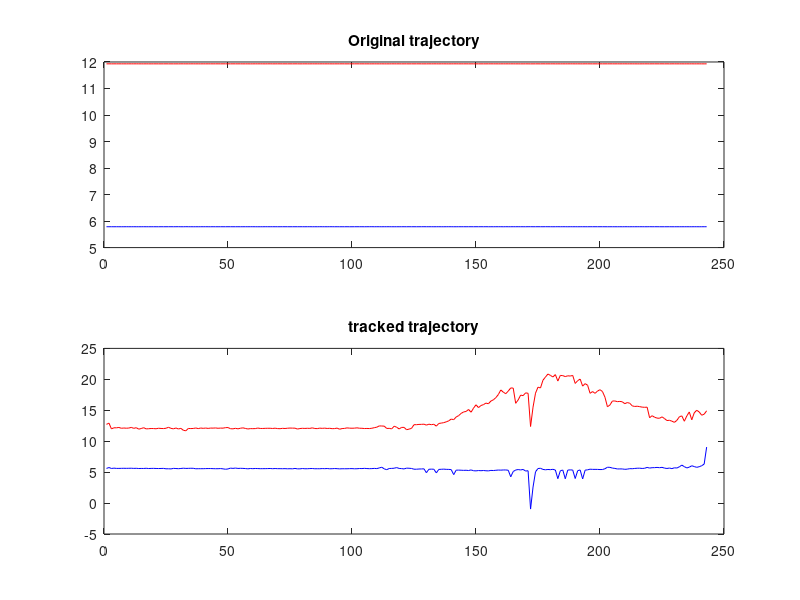
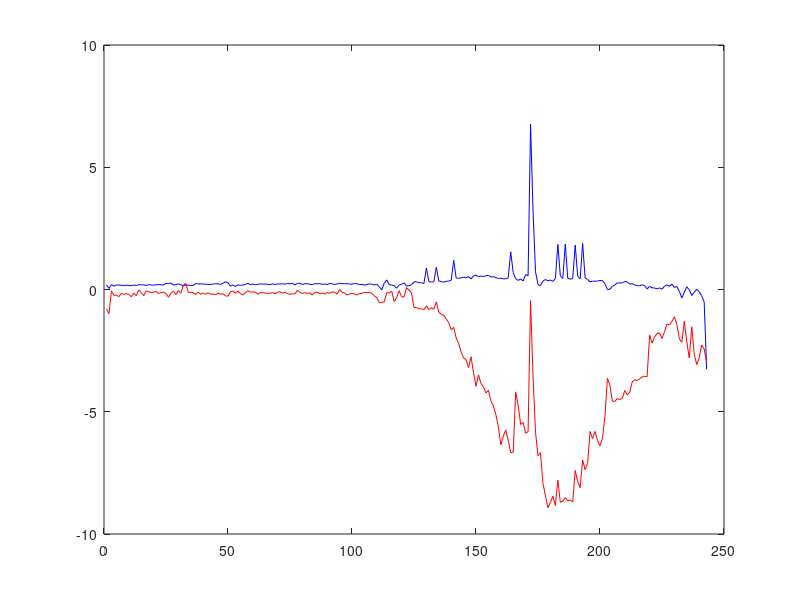
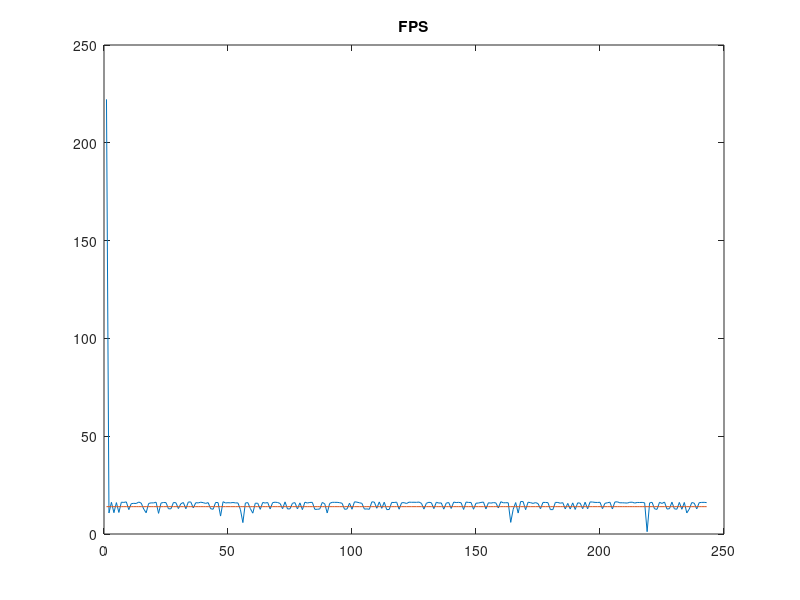
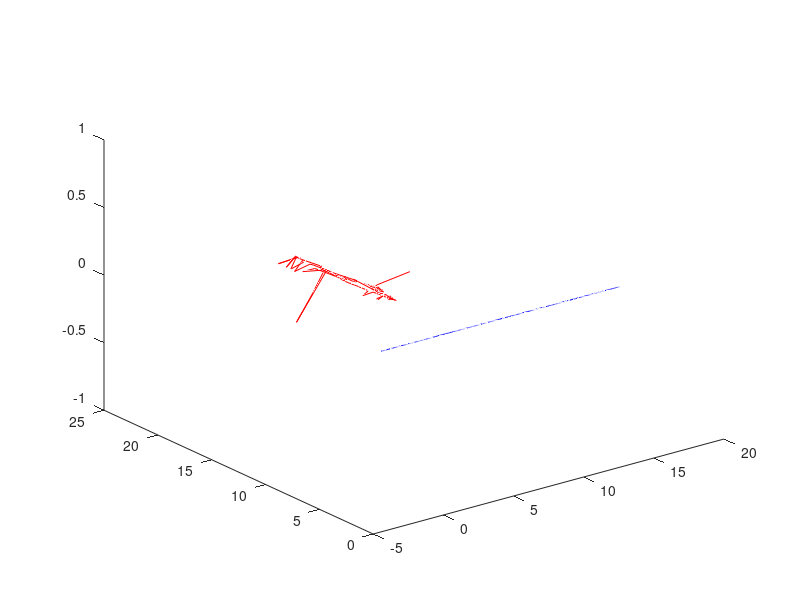

MATLAB code for these plots, in order:
clear all;close all; clc;
viconData = load('ViconData2.txt');
stationOutLog = load('out_log.txt');

[nV, mV] = size(viconData);
[nO, mO] = size(stationOutLog);

% nO = 200;
 nV = nO;

figure(1);
subplot(2,1,1);
plot(       1:nV, viconData(1:nV,2),'b',...
            1:nV, viconData(1:nV,3),'r');
title('Original trajectory');
subplot(2,1,2);
plot(       1:nO, stationOutLog(1:nO,7),'b',...
            1:nO, stationOutLog(1:nO,8),'r');
title('tracked trajectory');

medTime = sum(stationOutLog(1:nO,1))/nO;
fps(1:nO) = 1/medTime;
figure(3);
plot(1:nO, 1./stationOutLog(1:nO,1), 1:nO, fps);
title('FPS');

figure(2);
plot(       1:nO, viconData(1:nV,2) - stationOutLog(1:nO,7),'b',...
            1:nO, viconData(1:nV,3) - stationOutLog(1:nO,8),'r');


%% 3D plots
Z1(1:nO) = 0;
Z2(1:nV) = 0;

figure(4);
plot3(      viconData(1:nV,1), viconData(1:nV,2), Z1, 'b',...
            stationOutLog(1:nO,7), stationOutLog(1:nO,8), Z2, 'r');
%         
% plot3(      quad_out_log(1:nO,1), quad_out_log(1:nO,2), Z1, 'b',...
%             station_out_log(1:testN,1), station_out_log(1:testN,2), Z2(1:testN), 'r',...
%             X_brute(1:nS, 1), X_brute(1:nS, 2), X_brute(1:nS, 3), 'g');
        
